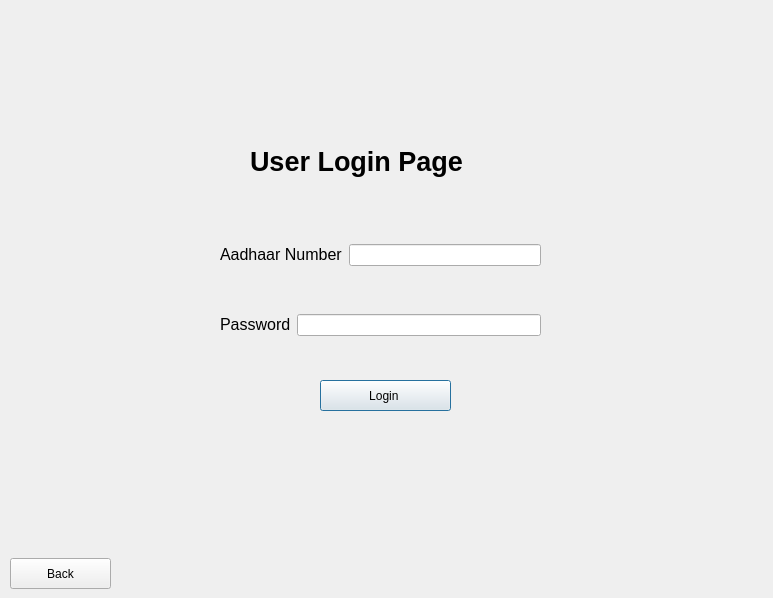
<?xml version="1.0" encoding="UTF-8"?>
<ui version="4.0">
 <class>User_login_page</class>
 <widget class="QDialog" name="User_login_page">
  <property name="geometry">
   <rect>
    <x>0</x>
    <y>0</y>
    <width>773</width>
    <height>598</height>
   </rect>
  </property>
  <property name="windowTitle">
   <string>Dialog</string>
  </property>
  <widget class="QLabel" name="label_3">
   <property name="geometry">
    <rect>
     <x>250</x>
     <y>140</y>
     <width>249</width>
     <height>44</height>
    </rect>
   </property>
   <property name="text">
    <string>&lt;html&gt;&lt;head/&gt;&lt;body&gt;&lt;p&gt;&lt;span style=&quot; font-size:20pt; font-weight:700;&quot;&gt;User Login Page&lt;/span&gt;&lt;/p&gt;&lt;/body&gt;&lt;/html&gt;</string>
   </property>
  </widget>
  <widget class="QPushButton" name="User_login">
   <property name="geometry">
    <rect>
     <x>320</x>
     <y>380</y>
     <width>131</width>
     <height>31</height>
    </rect>
   </property>
   <property name="text">
    <string>Login </string>
   </property>
  </widget>
  <widget class="QPushButton" name="back_button">
   <property name="geometry">
    <rect>
     <x>10</x>
     <y>558</y>
     <width>101</width>
     <height>31</height>
    </rect>
   </property>
   <property name="text">
    <string>Back</string>
   </property>
  </widget>
  <widget class="QWidget" name="">
   <property name="geometry">
    <rect>
     <x>220</x>
     <y>240</y>
     <width>321</width>
     <height>30</height>
    </rect>
   </property>
   <layout class="QHBoxLayout" name="horizontalLayout">
    <item>
     <widget class="QLabel" name="user_id_label">
      <property name="text">
       <string>&lt;html&gt;&lt;head/&gt;&lt;body&gt;&lt;p&gt;&lt;span style=&quot; font-size:12pt;&quot;&gt;Aadhaar Number&lt;/span&gt;&lt;/p&gt;&lt;/body&gt;&lt;/html&gt;</string>
      </property>
     </widget>
    </item>
    <item>
     <widget class="QLineEdit" name="user_id"/>
    </item>
   </layout>
  </widget>
  <widget class="QWidget" name="">
   <property name="geometry">
    <rect>
     <x>220</x>
     <y>310</y>
     <width>321</width>
     <height>30</height>
    </rect>
   </property>
   <layout class="QHBoxLayout" name="horizontalLayout_2">
    <item>
     <widget class="QLabel" name="user_password_label">
      <property name="text">
       <string>&lt;html&gt;&lt;head/&gt;&lt;body&gt;&lt;p&gt;&lt;span style=&quot; font-size:12pt;&quot;&gt;Password&lt;/span&gt;&lt;/p&gt;&lt;/body&gt;&lt;/html&gt;</string>
      </property>
     </widget>
    </item>
    <item>
     <widget class="QLineEdit" name="user_password"/>
    </item>
   </layout>
  </widget>
 </widget>
 <resources/>
 <connections/>
</ui>
